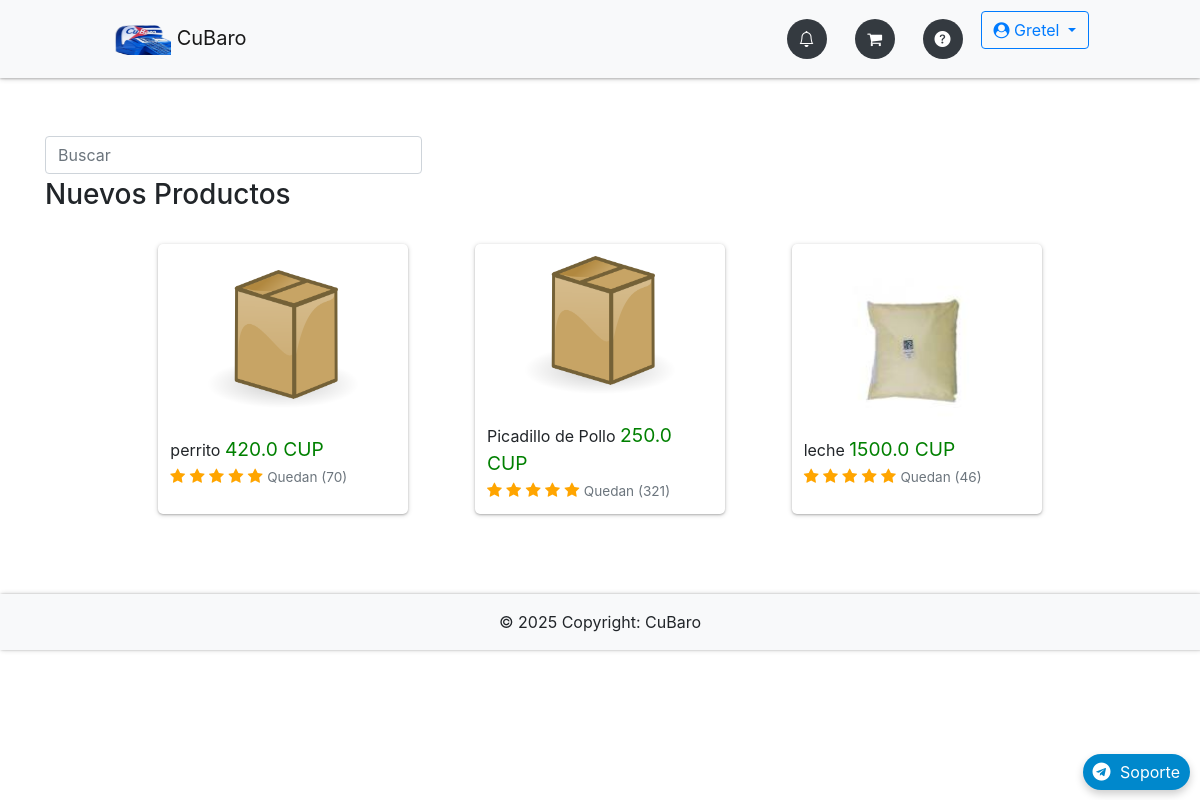
The page / (signed in) on the database its author committed.
### app/db_models.py (models this page shows, shortened)
class User(UserMixin, db.Model):
    __tablename__ = "users"
    id = db.Column(db.Integer, primary_key=True)
    name = db.Column(db.Text, nullable=False)
    email = db.Column(db.String(50), nullable=False, unique=True)
    phone = db.Column(db.String(50), nullable=False)
    password = db.Column(db.String(250), nullable=False)
    admin = db.Column(db.Integer, nullable=False, default=0)
    email_confirmed = db.Column(db.Integer, nullable=False, default=1)
    created_by = db.Column(db.Integer, db.ForeignKey('users.id'), nullable=True)  # ID del creador
    registration_date = db.Column(db.DateTime, default=lambda: datetime.now(timezone.utc))  # Fecha de registro
    membership_expiration = db.Column(db.DateTime, nullable=True)  # Fecha de vencimiento de membresía
    updated_at = db.Column(db.DateTime, default=lambda: datetime.now(timezone.utc))  # Fecha de expiracion de Codigo de recuperacion empleado
    membership_id = db.Column(db.Integer, db.ForeignKey('memberships.id'), nullable=False)  # Relación con membresía
    membership = db.relationship('Membership', backref='users')
    employees = db.relationship('User', backref='creator', remote_side=[id], lazy='select')  # Relación empleados
    cart = db.relationship('Cart', backref='buyer')
    orders = db.relationship("Order", backref='customer', foreign_keys="[Order.uid]")  # Relación con clave foránea especificada
    master_key = db.Column(db.String(100), unique=True)
    def check_membership_status(self):
      if self.membership_expiration:
        now = datetime.now(timezone.utc)
        expiration = self.membership_expiration
        if expiration.tzinfo is None:
            expiration = expiration.replace(tzinfo=timezone.utc)
        return now <= expiration
      self.email_confirmed = 0
      db.session.commit()
      return False

class Item(db.Model):
    __tablename__ = "items"
    id = db.Column(db.Integer, primary_key=True)
    name = db.Column(db.String(100), nullable=False)
    price = db.Column(db.Float, nullable=False)
    category = db.Column(db.Text, nullable=False)
    image = db.Column(db.String(250), nullable=False)
    details = db.Column(db.String(250), nullable=False)
    stock_min = db.Column(db.Integer, default=0)
    costo = db.Column(db.Integer)
    stock = db.Column(db.Integer, default=0)
    created_by = db.Column(db.Integer, db.ForeignKey('users.id'), nullable=False)  # Vincular con el creador
    creator = db.relationship('User', backref='items_created')  # Relación con el usuario que creó el producto
    orders = db.relationship('Ordered_item', backref='item', lazy=True, cascade="all, delete, delete-orphan")
    in_cart = db.relationship("Cart", backref="item", lazy=True, cascade="all, delete, delete-orphan")

### app/__init__.py (the view)
    @app.route("/")
    def home():
        if current_user.is_authenticated:
            if not current_user.check_membership_status():
                return redirect(url_for('membership_plans'))
            if current_user.admin:
                items = Item.query.filter(Item.created_by == current_user.id).all()
            else:
                items = Item.query.filter(Item.created_by == current_user.created_by).all()
            return render_template("home.html", items=items)
        return redirect(url_for('membership_plans'))

### app/templates/home.html (shortened to what this page needs)
{% extends "base.html" %}
{% block content %}
    <h3>Nuevos Productos</h3>
    <br>
    <div class="items">
        {% for item in items %}
        <div class="item{% if item.stock == 0 %} disabled{% endif %}">
            <div class="item-wrapper">
                <div class="img-wrapper">
                    <a href="{{ url_for('item', id=item.id) }}">
                        <img src="{{ item.image }}" class="pic">
                    </a>
                </div>
                {{ item.name }}
                <span class="right-item">{{ item.price }} CUP</span><br>
                <i class="fa fa-star checked"></i>
                <i class="fa fa-star checked"></i>
                <i class="fa fa-star checked"></i>
                <i class="fa fa-star checked"></i>
                <i class="fa fa-star checked"></i>
                <span class="text-muted">Quedan ({{ item.stock }})</span>
            </div>
        </div>
        {% endfor %}
    </div>
{% endblock %}

### app/templates/base.html (shortened to what this page needs)
{% import "bootstrap/wtf.html" as wtf %}
<!DOCTYPE html>
<html lang="en">
<head>
  <link rel="stylesheet" href="https://maxcdn.bootstrapcdn.com/bootstrap/4.0.0/css/bootstrap.min.css"
>
  <link href="https://cdn.jsdelivr.net/gh/gitbrent/bootstrap4-toggle@3.6.1/css/bootstrap4-toggle.min.css"
    rel="stylesheet">
  <link rel="stylesheet" type="text/css" href="{{ url_for('static', filename='styles.css') }}">
  <link rel="stylesheet" href="https://cdnjs.cloudflare.com/ajax/libs/font-awesome/4.7.0/css/font-awesome.min.css">
  <link rel="stylesheet" href="https://cdnjs.cloudflare.com/ajax/libs/animate.css/4.1.1/animate.min.css" />
  <link rel="stylesheet" href="https://cdn.jsdelivr.net/npm/bootstrap-icons@1.11.3/font/bootstrap-icons.min.css">
  <link rel="stylesheet" type="text/css" href="https://cdn.datatables.net/1.13.7/css/jquery.dataTables.min.css">
  <link href="https://cdn.jsdelivr.net/npm/bootstrap-switch-button/css/bootstrap-switch-button.min.css"
    rel="stylesheet">
</head>
<body>
  <nav
    class="navbar navbar-expand-lg {% if request.path.startswith('/admin') %}navbar-dark bg-dark{% else %}navbar-light bg-light{% endif %} fixed-top">
    <div class="container-fluid">
      <a class="navbar-brand" href="{{ url_for('home') }}" data-toggle="tooltip" title="Inicio">
        <img src="{{ url_for('static', filename='img/logoo.png') }}" height="30" width="60" alt="CuBaro Logo"> CuBaro
      </a>
      <ul class="navbar-nav d-flex flex-row ml-auto">
        <div class="d-flex justify-content-center">
          {% if not current_user.is_authenticated %}
          {% if request.path.startswith('/admin') %}
          <li class="nav-item {% if request.endpoint == 'login' %}active{% endif %}">
            <a class="nav-link" href="{{ url_for('login') }}" data-toggle="tooltip" title="Iniciar Sesión">
              <div class="icon-circle">
                <i class="bi bi-box-arrow-in-right"></i>
              </div>
            </a>
          </li>
          {% else %}
          <a class="btn btn-outline-primary mr-2 {% if request.endpoint == 'login' %}active{% endif %}"
            href="{{ url_for('login') }}">Iniciar Sesión</a>
          <a class="btn btn-outline-primary {% if request.endpoint == 'register_admin' %}active{% endif %}"
            href="{{ url_for('register_admin') }}">Registrarse</a>
          {% endif %}
          {% else %}
          <li class="nav-item mr-2 {% if request.endpoint == 'orders' %}active{% endif %}">
            <a class="nav-link" href="{{ url_for('orders') }}" data-toggle="tooltip" title="Órdenes">
              <div class="icon-circle">
                <i class="bi bi-bell"></i>
              </div>
            </a>
          </li>
          {% if request.path.startswith('/admin') %}
          <li class="nav-item mr-2 {% if request.endpoint == 'admin.dashboard' %}active{% endif %}">
            <a class="nav-link" href="{{ url_for('admin.dashboard') }}" data-toggle="tooltip" title="Panel">
              <div class="icon-circle">
                <i class="bi bi-speedometer2"></i>
              </div>
            </a>
          </li>
          <li class="nav-item mr-2 {% if request.endpoint == 'admin.items' %}active{% endif %}">
            <a class="nav-link" href="{{ url_for('admin.items') }}" data-toggle="tooltip" title="Productos">
              <div class="icon-circle">
                <i class="bi bi-bag-fill"></i>
              </div>
            </a>
          </li>
          <li class="nav-item mr-2 {% if request.endpoint == 'admin.statictics' %}active{% endif %}">
            <a class="nav-link" href="{{ url_for('admin.statictics') }}" data-toggle="tooltip" title="Estadísticas">
              <div class="icon-circle">
                <i class="bi bi-graph-up-arrow"></i>
              </div>
            </a>
          </li>
          <li class="nav-item mr-2 {% if request.endpoint == 'admin.configuracion' %}active{% endif %}">
            <a class="nav-link" href="{{ url_for('admin.configuracion') }}" data-toggle="tooltip" title="Configuración">
              <div class="icon-circle">
                <i class="bi bi-sliders"></i>
              </div>
            </a>
          </li>
          <li class="nav-item mr-2">
            <a class="nav-link" data-toggle="modal" data-target="#fullScreenModal" title="Herramientas">
              <div class="icon-circle">
                <i class="bi bi-tools"></i>
              </div>
            </a>
          </li>
          {% else %}
          <li class="nav-item mr-2 {% if request.endpoint == 'cart' %}active{% endif %}">
            <a class="nav-link" href="{{ url_for('cart') }}" data-toggle="tooltip" title="Carrito">
              <div class="icon-circle">
                <i class="fa fa-shopping-cart"></i>
              </div>
            </a>
          </li>
          <li class="nav-item mr-2">
            <a class="nav-link" href="{{ url_for('membership_plans') }}" data-toggle="tooltip" title="FAQ">
              <div class="icon-circle">
                <i class="bi bi-question-circle-fill"></i>
              </div>
            </a>
          </li>
          {% endif %}
          <div class="dropdown ml-auto">
            <a class="btn btn-outline-primary dropdown-toggle" href="#" id="navbarDropdown" role="button"
              data-toggle="dropdown" aria-haspopup="true" aria-expanded="false">
              <i class="fa fa-user-circle"></i> {{ current_user.name }}
            </a>
          </div>
          {% endif %}
        </div>
      </ul>
    </div>
  </nav>
  <div class="container">
    <div class="main">
      {% if request.endpoint == 'home' and not request.path.startswith('/admin') %}
      <form class="form-inline d-flex ml-auto mr-3">
        <input class="form-control" type="search" name="query" id="search-input" placeholder="Buscar" size="30"
          autocomplete="off">
      </form>
      {% endif %}
      {% block content %}{% endblock %}
      <a href="https://t.me/CuBaro_soporte" target="_blank" class="telegram-float">
        <i class="fa fa-telegram fa-2x"></i> Soporte
      </a>
    </div>
  </div>
  <footer class="bg-light text-center text-lg-start">
    <div class="text-center p-3">
      © {{ now.year }} Copyright: CuBaro
    </div>
  </footer>
</body>
</html>

### app/static/styles.css (style rules this page uses)
:root { --white: #eceff3; --primary-blue: #007bff; --dark-bg: #343a40; --error-red: #ff4c4c; --success-green: #00e676; --chart-red: #ff6384; --chart-blue: #36a2eb; --chart-purple: #cc65fe; --chart-yellow: #ffce56; --chart-green: #2ecc71; --telegram-blue: #0088cc; --telegram-hover: #3688b183; --shadow-light: rgba(0, 0, 0, 0.2); --shadow-dark: rgba(0, 0, 0, 0.19); }
body { padding-top: 80px; }
.main { padding: 10vh 0; }
.navbar { padding: 0.7rem 6rem; box-shadow: 0 1px 2px 0 var(--shadow-light), 0 1px 5px 0 var(--shadow-dark); position: fixed; top: 0; z-index: 1050; background-color: var(--dark-bg); width: 100%; }
.navbar-nav { gap: 3px; display: flex; align-items: center; }
.icon-circle { display: flex; align-items: center; justify-content: center; width: 40px; height: 40px; border-radius: 50%; background-color: var(--dark-bg); color: white; margin: 0 2px; transition: background-color 0.3s, color 0.3s; }
footer { box-shadow: 1px 0 2px 0 var(--shadow-light), 1px 0 5px 0 var(--shadow-dark); }
.items { max-width: 900px; margin: 0 auto; display: flex; justify-content: space-around; flex-wrap: wrap; gap: 50px; }
.item { width: 250px; padding: 12px; box-shadow: 0 1px 2px 0 var(--shadow-light), 0 1px 5px 0 var(--shadow-dark); border-radius: 5px; display: flex; flex-direction: column; justify-content: center; transition: box-shadow 0.3s; }
.img-wrapper { display: flex; justify-content: center; margin-bottom: 15px; position: relative; }
.pic { width: 150px; height: 150px; transition: transform 0.3s ease-in-out; cursor: pointer; }
.right-item { float: right; color: green; }
.checked { color: orange; }
.text-muted { font-size: 0.9rem; color: gray; }
.telegram-float { position: fixed; bottom: 20px; right: 20px; background-color: var(--telegram-blue); color: white; padding: 10px 20px; border-radius: 25px; text-decoration: none; box-shadow: 0 4px 8px var(--shadow-light); transition: background-color 0.3s, transform 0.3s ease; z-index: 9999; }
.telegram-float i { margin-right: 5px; }
body { padding-bottom: 70px; padding-top: 56px; overflow-x: hidden; }
@media (min-width: 992px) { .telegram-float { bottom: 10px; right: 10px; padding: 6px 10px; } }
@media (min-width: 992px) { .telegram-float i { font-size: 18px; } }
@media (min-width: 992px) { .right-item { font-size: 1.2rem; float: none; text-align: center; } }
@media (min-width: 992px) { .text-muted { font-size: 0.85rem; } }

### rows shown on the page
User: name "Gretel"
Item: image (placeholder picture), name "perrito", price "420.0", stock "70"
Item: image (placeholder picture), name "Picadillo de Pollo", price "250.0", stock "321"
Item: image (picture), name "leche", price "1500.0", stock "46"
